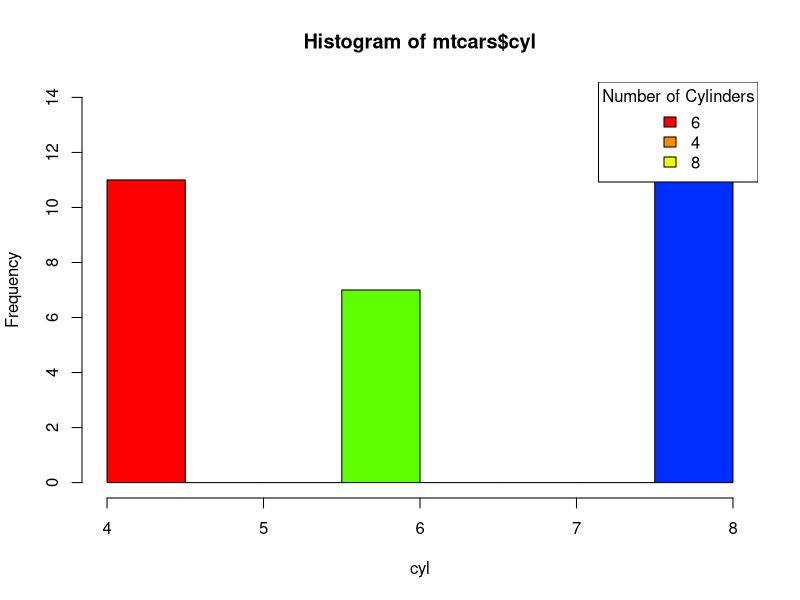

Here is the R script that generated this plot:
data(mtcars)
cyl_freq <- table(mtcars$cyl)
hist(x = mtcars$cyl,xlab = "cyl",col=rainbow(cyl_freq))
legend("topright",
       title = "Number of Cylinders",
       legend = unique(mtcars$cyl),fill = rainbow(cyl_freq))